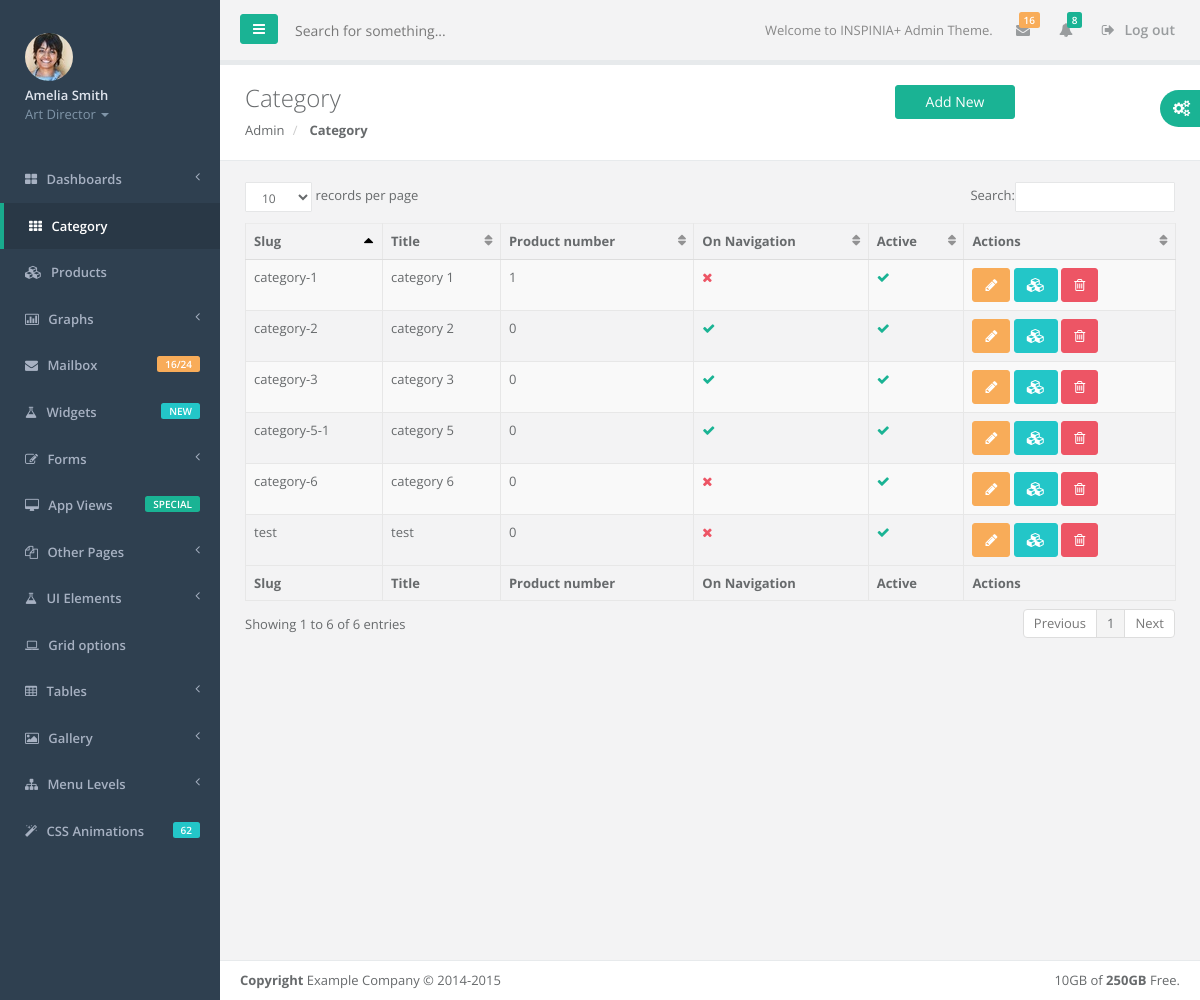
The page /admin/category.php on the database as committed earlier.
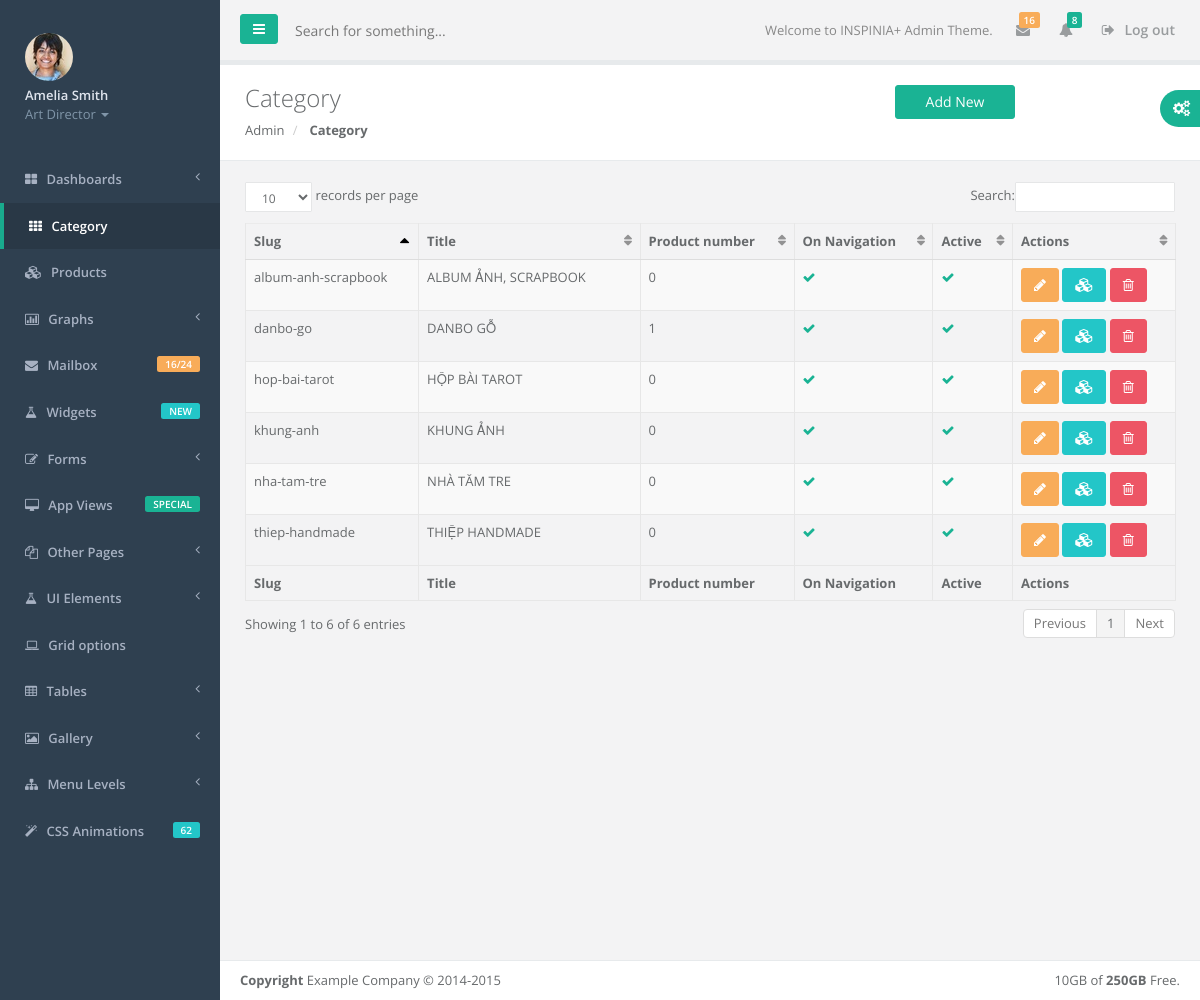
The same page on the database as committed later.
### tables this page shows
CREATE TABLE IF NOT EXISTS `category` (
  `id` int(11) NOT NULL AUTO_INCREMENT,
  `title` varchar(1000) NOT NULL,
  `description` longtext,
  `image` varchar(255) DEFAULT NULL,
  `slug` varchar(1000) NOT NULL,
  `parent_id` int(11) DEFAULT NULL,
  `is_active` bit(1) NOT NULL DEFAULT b'1',
  `on_navigation` bit(1) NOT NULL DEFAULT b'1',
  `order` int(3) NOT NULL DEFAULT '1',
  `seo_title` varchar(1000) DEFAULT NULL,
  `seo_description` varchar(1000) DEFAULT NULL,
  `seo_tags` varchar(1000) DEFAULT NULL,
  `updated` datetime NOT NULL DEFAULT CURRENT_TIMESTAMP ON UPDATE CURRENT_TIMESTAMP,
  PRIMARY KEY (`id`),
  UNIQUE KEY `slug` (`slug`),
  KEY `FK_category_category` (`parent_id`),
  CONSTRAINT `FK_category_category` FOREIGN KEY (`parent_id`) REFERENCES `category` (`id`) ON DELETE SET NULL
);

### admin/category.php (the view, shortened to what this page needs)
<?php
include "connect.php";
$sql = "SELECT * , (select count(id) FROM product WHERE product.category_id = category.id) as pnum  FROM category ";
$category = $conn->query($sql);
?>
<!DOCTYPE html>
<html>
<head>
    <link href="css/bootstrap.min.css" rel="stylesheet">
    <link href="font-awesome/css/font-awesome.css" rel="stylesheet">
    <link href="css/plugins/dataTables/dataTables.bootstrap.css" rel="stylesheet">
    <link href="css/animate.css" rel="stylesheet">
    <link href="css/style.css" rel="stylesheet">
</head>
<body>
    <div id="wrapper">
        <?php include "layouts/nav.php" ?>
        <div id="page-wrapper" class="gray-bg">
        <div class="row border-bottom">
        <nav class="navbar navbar-static-top" role="navigation" style="margin-bottom: 0">
            <?php include "layouts/header.php" ; ?>
        </nav>
        </div>
            <div class="row wrapper border-bottom white-bg page-heading">
                <div class="col-lg-10">
                    <h2>
                        Category
                        <a href="category-form.html" class="btn btn-w-m btn-primary pull-right">Add New</a>
                    </h2>
                    <ol class="breadcrumb">
                        <li>
                            <a href="index.html">Admin</a>
                        </li>
                        <li class="active">
                            <strong>Category</strong>
                        </li>
                    </ol>
                </div>
                <div class="col-lg-2">
                </div>
            </div>
        <div class="wrapper wrapper-content animated fadeInRight">
            <div class="row">
                <div class="col-lg-12">
                </div>
            </div>
            <div class="row">
                <div class="col-lg-12">
                    <table class="table table-striped table-bordered table-hover dataTables-example" >
                        <thead>
                            <tr>
                                <th>Slug</th>
                                <th>Title</th>
                                <th>Product number</th>
                                <th>On Navigation</th>
                                <th>Active</th>
                                <th>Actions</th>
                            </tr>
                        </thead>
                        <tbody>
                            <?php
                                while($row = $category->fetch_assoc()) {
                            ?>
                            <tr class="gradeX">
                                <td><?php echo $row["slug"]?></td>
                                <td><?php echo $row["title"]?></td>
                                <td class="center"><?php echo $row["pnum"]?></td>
                                <td class="center"><?php if ( $row["on_navigation"] == 1){echo '<i class="fa fa-check text-navy"></i>';}else{echo '<i class="fa fa-times text-danger"></i>';}?></td>
                                <td class="center"><?php if ( $row["is_active"] == 1){echo '<i class="fa fa-check text-navy"></i>';}else{echo '<i class="fa fa-times text-danger"></i>';}?></td>
                                <td class="center">
                                    <a class="btn btn-warning btn-bitbucket" href="category-form.html?id=<?php echo $row["id"]; ?>">
                                        <i class="fa fa-pencil"></i>
                                    </a>
                                    <a class="btn btn-info btn-bitbucket" href="products.html?category=<?php echo $row["id"]; ?>">
                                        <i class="fa fa-cubes"></i>
                                    </a>
                                    <a class="btn btn-danger btn-bitbucket">
                                        <i class="fa fa-trash-o"></i>
                                    </a>
                                </td>
                            </tr>
                            <?php } ?>
                        </tbody>
                        <tfoot>
                            <tr>
                                <th>Slug</th>
                                <th>Title</th>
                                <th>Product number</th>
                                <th>On Navigation</th>
                                <th>Active</th>
                                <th>Actions</th>
                            </tr>
                        </tfoot>
                    </table>
                </div>
            </div>
        </div>
        <div class="footer">
            <div class="pull-right">
                10GB of <strong>250GB</strong> Free.
            </div>
            <div>
                <strong>Copyright</strong> Example Company &copy; 2014-2015
            </div>
        </div>
        </div>
        </div>
</body>
</html>

### admin/layouts/nav.php (shortened to what this page needs)
<nav class="navbar-default navbar-static-side" role="navigation">
    <div class="sidebar-collapse">
        <ul class="nav" id="side-menu">
            <li class="nav-header">
                <div class="dropdown profile-element"> <span>
                    <img alt="image" class="img-circle" src="img/profile_small.jpg">
                     </span>
                    <a data-toggle="dropdown" class="dropdown-toggle" href="#">
                    <span class="clear"> <span class="block m-t-xs"> <strong class="font-bold">Amelia Smith</strong>
                     </span> <span class="text-muted text-xs block">Art Director <b class="caret"></b></span> </span> </a>
                </div>
            </li>
            <li>
                <a href="index.html"><i class="fa fa-th-large"></i> <span class="nav-label">Dashboards</span> <span class="fa arrow"></span></a>
            </li>
            <li id="nav_category">
                <a href="category.html">
                    <i class="fa fa-th"></i>
                    <span class="nav-label">Category</span>
                </a>
            </li>
            <li id="nav_product">
                <a href="products.html">
                    <i class="fa fa-cubes"></i>
                    <span class="nav-label">Products</span>
                </a>
            </li>
            <li>
                <a href="#"><i class="fa fa-bar-chart-o"></i> <span class="nav-label">Graphs</span><span class="fa arrow"></span></a>
            </li>
            <li>
                <a href="mailbox.html"><i class="fa fa-envelope"></i> <span class="nav-label">Mailbox </span><span class="label label-warning pull-right">16/24</span></a>
            </li>
            <li>
                <a href="widgets.html"><i class="fa fa-flask"></i> <span class="nav-label">Widgets</span> <span class="label label-info pull-right">NEW</span></a>
            </li>
            <li>
                <a href="#"><i class="fa fa-edit"></i> <span class="nav-label">Forms</span><span class="fa arrow"></span></a>
            </li>
            <li>
                <a href="#"><i class="fa fa-desktop"></i> <span class="nav-label">App Views</span>  <span class="pull-right label label-primary">SPECIAL</span></a>
            </li>
            <li>
                <a href="#"><i class="fa fa-files-o"></i> <span class="nav-label">Other Pages</span><span class="fa arrow"></span></a>
            </li>
            <li >
                <a href="#"><i class="fa fa-flask"></i> <span class="nav-label">UI Elements</span><span class="fa arrow"></span></a>
            </li>
            <li>
                <a href="grid_options.html"><i class="fa fa-laptop"></i> <span class="nav-label">Grid options</span></a>
            </li>
            <li>
                <a href="#"><i class="fa fa-table"></i> <span class="nav-label">Tables</span><span class="fa arrow"></span></a>
            </li>
            <li>
                <a href="#"><i class="fa fa-picture-o"></i> <span class="nav-label">Gallery</span><span class="fa arrow"></span></a>
            </li>
            <li>
                <a href="#"><i class="fa fa-sitemap"></i> <span class="nav-label">Menu Levels </span><span class="fa arrow"></span></a>
            </li>
            <li>
                <a href="css_animation.html"><i class="fa fa-magic"></i> <span class="nav-label">CSS Animations </span><span class="label label-info pull-right">62</span></a>
            </li>
        </ul>
    </div>
</nav>

### admin/layouts/header.php (shortened to what this page needs)
<div class="navbar-header">
    <a class="navbar-minimalize minimalize-styl-2 btn btn-primary " href="#"><i class="fa fa-bars"></i> </a>
    <form role="search" class="navbar-form-custom" method="post" action="search_results.html">
        <div class="form-group">
            <input type="text" placeholder="Search for something..." class="form-control" name="top-search" id="top-search">
        </div>
    </form>
</div>
    <ul class="nav navbar-top-links navbar-right">
        <li>
            <span class="m-r-sm text-muted welcome-message">Welcome to INSPINIA+ Admin Theme.</span>
        </li>
        <li class="dropdown">
            <a class="dropdown-toggle count-info" data-toggle="dropdown" href="#">
                <i class="fa fa-envelope"></i>  <span class="label label-warning">16</span>
            </a>
        </li>
        <li class="dropdown">
            <a class="dropdown-toggle count-info" data-toggle="dropdown" href="#">
                <i class="fa fa-bell"></i>  <span class="label label-primary">8</span>
            </a>
        </li>
        <li>
            <a href="login.html">
                <i class="fa fa-sign-out"></i> Log out
            </a>
        </li>
    </ul>

Rows that differ between the two databases and show on the page:
removed category: slug "test", title "test", pnum "0", on_navigation "0" (drawn), is_active "1" (drawn)
removed category: slug "category-3", title "category 3", pnum "0", on_navigation "1" (drawn), is_active "1" (drawn)
removed category: slug "category-6", title "category 6", pnum "0", on_navigation "0" (drawn), is_active "1" (drawn)
added category: slug "hop-bai-tarot", title "HỘP BÀI TAROT", pnum "0", on_navigation "1" (drawn), is_active "1" (drawn)
changed category: slug "category-1" → "danbo-go"; title "category 1" → "DANBO GỖ"; on_navigation "0" → "1" (drawn)
changed category: slug "category-2" → "nha-tam-tre"; title "category 2" → "NHÀ TĂM TRE"
added category: slug "thiep-handmade", title "THIỆP HANDMADE", pnum "0", on_navigation "1" (drawn), is_active "1" (drawn)
changed category: slug "category-5-1" → "khung-anh"; title "category 5" → "KHUNG ẢNH"
added category: slug "album-anh-scrapbook", title "ALBUM ẢNH, SCRAPBOOK", pnum "0", on_navigation "1" (drawn), is_active "1" (drawn)
